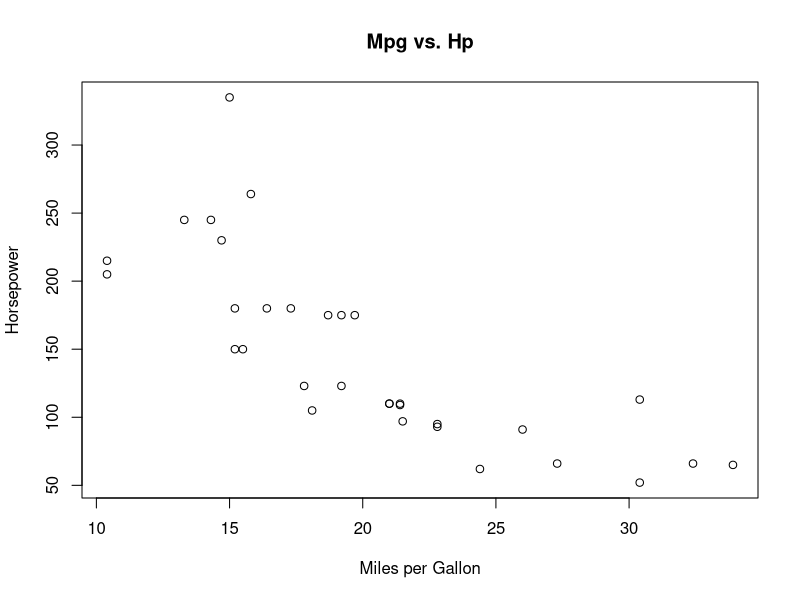
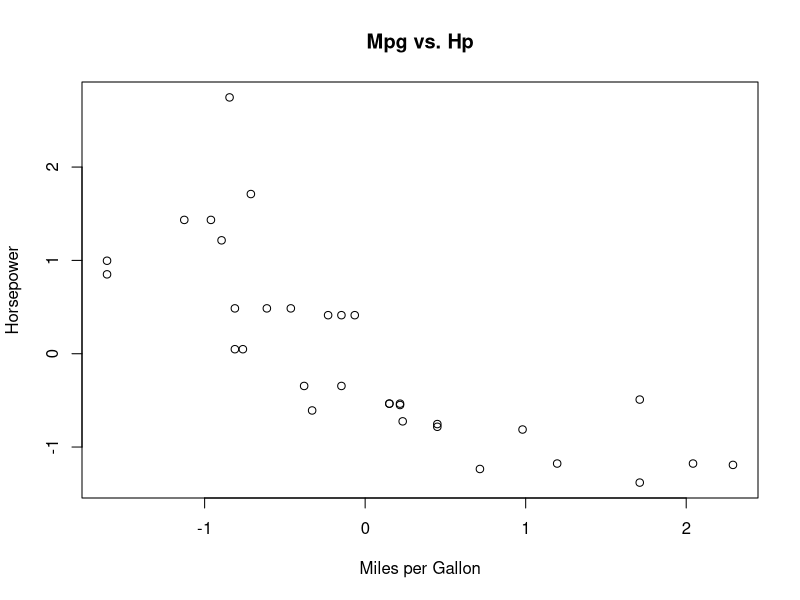
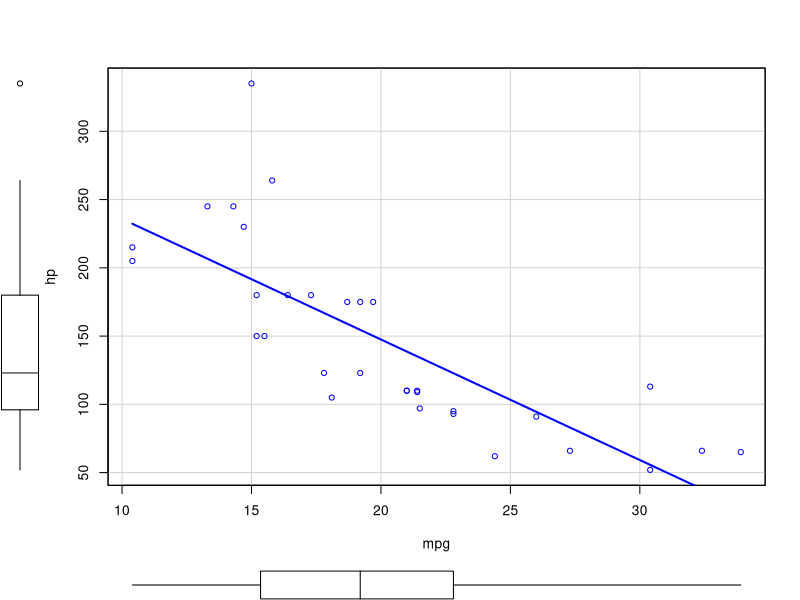
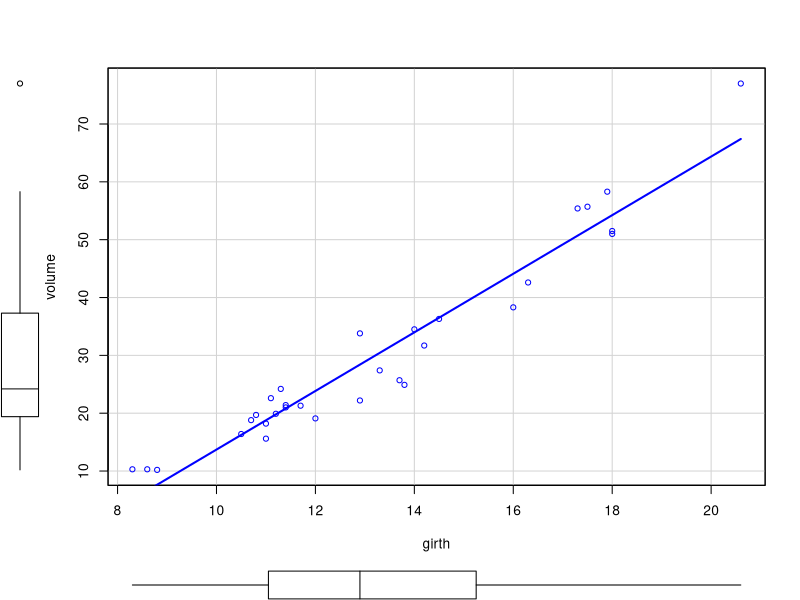
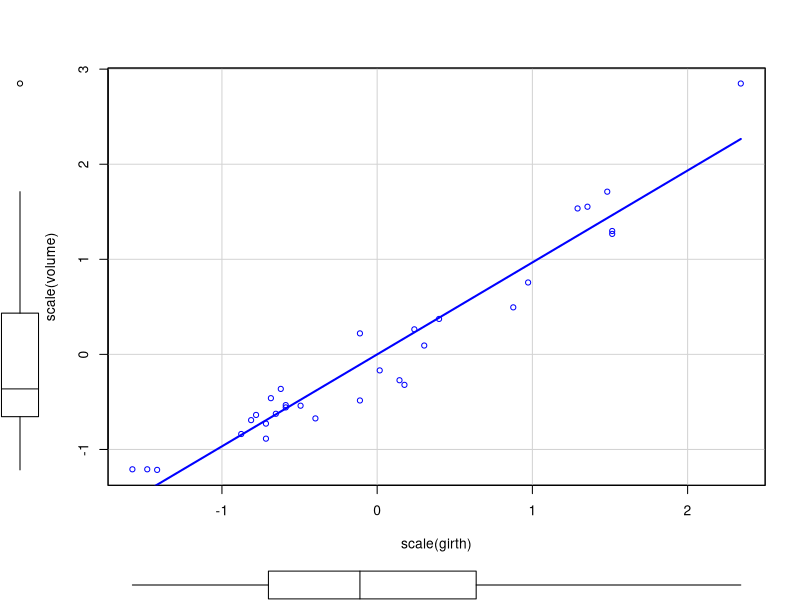

The R source for these figures, in order:
# imports 
library(car)

mpg = mtcars$mpg
hp = mtcars$hp
# Plot simple scatterplot
plot(mpg,
     hp,
     xlab="Miles per Gallon",
     ylab = "Horsepower",
     main = "Mpg vs. Hp")

# Convert data to standard coordinates
plot(scale(mpg),
     scale(hp),
     xlab="Miles per Gallon",
     ylab = "Horsepower",
     main = "Mpg vs. Hp")

# Find the correlation coefficient for mpg and hp
# original data: 
original_cor = cor(mpg, hp)
original_cor
scaled_cor = cor(scale(mpg), scale(hp))
scaled_cor
# They are the same

# plot regression for mpg and hp
scatterplot(mpg, hp, smooth = FALSE)


# Inspecting trees data set
girth = trees$Girth
volume = trees$Volume

# plot original data
scatterplot(girth, volume, smooth = FALSE)
# plot standardized data
scatterplot(scale(girth), scale(volume), smooth = FALSE)

# find the correlation coefficient
cor(girth, volume) # .9671194 
# there is an outlier on volume ~~ 3


